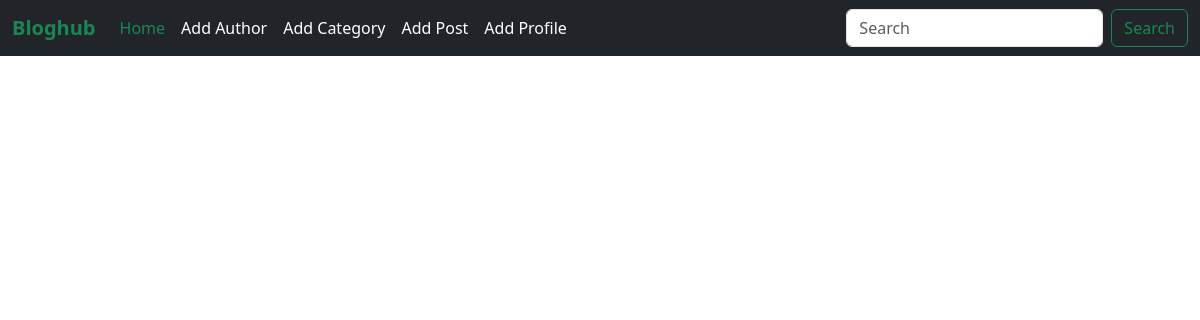
The app's page /, older data.
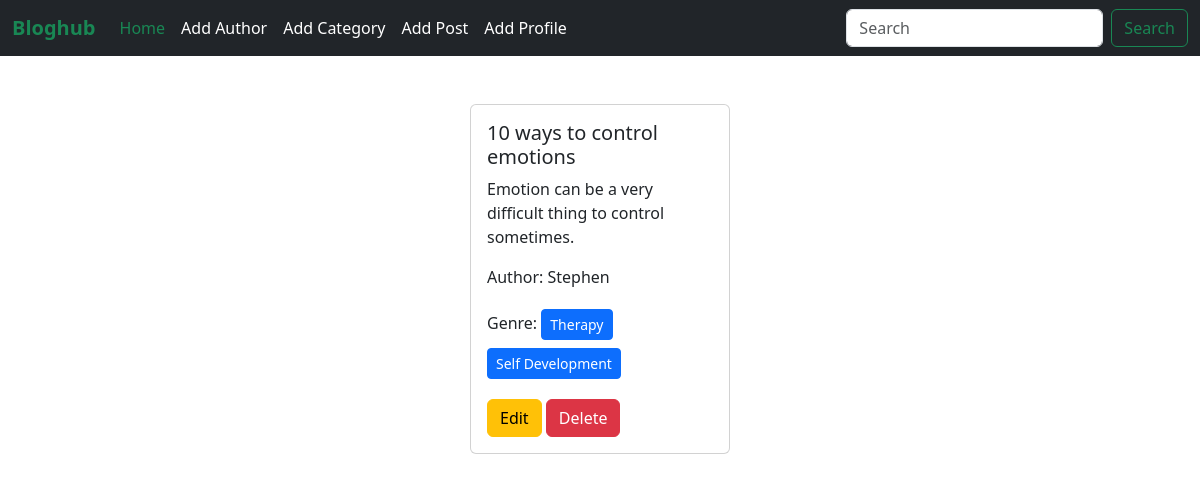
The same page, newer data.
### posts/models.py (models this page shows)
class Post(models.Model):
    title=models.CharField(max_length=200)
    content=models.TextField(default=None)
    category=models.ManyToManyField(Category)
    author=models.ForeignKey(Author,on_delete=models.CASCADE)
    def __str__(self):
        return self.title

### author/models.py (models this page shows, shortened)
class Author(models.Model):
    name=models.CharField(max_length=50)
    bio=models.TextField(default=None)
    phone=models.CharField(max_length=15)

### categories/models.py (models this page shows)
class Category(models.Model):
    name=models.CharField(max_length=25)
    def __str__(self):
        return self.name

### Blog_Project/views.py (the view)
# urls.py: 2. Add a URL to urlpatterns:  path('', views.home, name='home')
def home(request):
    post=Post.objects.all()
    print(post)
    return render(request,"home.html",{'posts':post})

### templates/home.html
{% extends 'base.html' %}
{% block content %}
<div class="d-flex flex-wrap justify-content-center px-5 pt-5">
    {% for post in posts %}
    <div class="col-3">
        <div class="card mx-2">
          <div class="card-body">
            <h5 class="card-title">{{post.title}}</h5>
            <p class="card-text">{{post.content}}</p>
            <p class="card-text">Author: {{post.author.name}}</p>
            <p>Genre:
                {% for cat in post.category.all %}
                <button type="button" class="btn btn-primary btn-sm my-1">{{cat}}</button>
                {% endfor %}
            </p>
            <a href="{% url 'EditPost' post.id %}" class="btn btn-warning">Edit</a>
            <a href="{% url 'DeletePost' post.id %}" class="btn btn-danger">Delete</a>
          </div>
        </div>
      </div>
    {% endfor %}
  </div>
{% endblock content %}

### templates/base.html (shortened to what this page needs)
<!DOCTYPE html>
<html lang="en">
<head>
    <link href="https://cdn.jsdelivr.net/npm/bootstrap@5.3.3/dist/css/bootstrap.min.css" rel="stylesheet"
>
</head>
<body>
    <nav class="navbar navbar-expand-lg bg-dark">
        <div class="container-fluid">
          <a class="navbar-brand text-success" href="#"><b>Bloghub</b></a>
          <div class="collapse navbar-collapse" id="navbarSupportedContent">
            <ul class="navbar-nav me-auto mb-2 mb-lg-0">
              <li class="nav-item">
                <a class="nav-link active text-success" aria-current="page" href="{% url 'HomePage' %}">Home</a>
              </li>
              <li class="nav-item">
                <a class="nav-link text-white" href="{% url 'AddAuthor' %}">Add Author</a>
              </li>
              <li class="nav-item">
                <a class="nav-link text-white" href="{% url 'AddCategory' %}">Add Category</a>
              </li>
              <li class="nav-item">
                <a class="nav-link text-white" href="{% url 'AddPost' %}">Add Post</a>
              </li>
              <li class="nav-item">
                <a class="nav-link text-white" href="{% url 'AddProfile' %}">Add Profile</a>
              </li>
            </ul>
            <form class="d-flex" role="search">
              <input class="form-control me-2" type="search" placeholder="Search" aria-label="Search">
              <button class="btn btn-outline-success" type="submit">Search</button>
            </form>
          </div>
        </div>
      </nav>
    {% block content %}{% endblock %}
</body>
</html>

Row changes from the older to the newer data that the page shows:
added Post: title "10 ways to control emotions", content "Emotion can be a very difficult thing to control sometimes.", author.name "Stephen"
added Category: name "Therapy"
added Category: name "Self Development"
